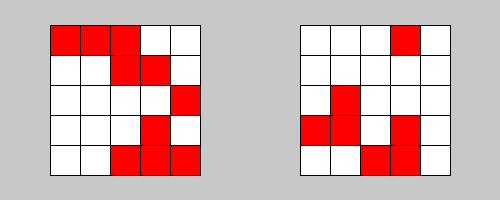
Frame 1 (no input)
Frame 60 (the mouse pressed at the canvas centre just before this capture): identical to frame 1, image omitted
Frame 120 (the mouse held since frame 60 and released just before this capture): identical to frame 1, image omitted

The Processing sketch that drew this single still picture (run headless with seeded random() and noise(); from frame 60 on, the mouse is pressed at the canvas centre):

// Processing sketch: SameTile2
// ── SameTile2.pde
float[] left_x = new float[25]; //左側の四角形x座標
float[] left_y = new float[25]; //左側の四角形y座標
int[] left_stat = new int[25]; //左側の四角形の色（0:白、1:赤）
float[] right_x = new float[25]; //右側の四角形x座標
float[] right_y = new float[25]; //右側の四角形y座標
int[] right_stat = new int[25]; //右側の四角形の色（0:白、1:赤）
boolean complete = false;

void setup() {
  size(500,200);
  for (int i=0; i<25; i++) {
    left_x[i] = 50+i%5*30;
    left_y[i] = 25+i/5*30;
    left_stat[i] = int(random(0,2));
    right_x[i] = 300+i%5*30;
    right_y[i] = 25+i/5*30;
    right_stat[i] = int(random(0,2));
  }
}

void draw() {
  background(200);
  for (int i=0; i<25; i++) {
    if (left_stat[i] == 0)
      fill(255);
    else
      fill(255,0,0);
    rect(left_x[i],left_y[i],30,30);
    if (right_stat[i] == 0)
      fill(255);
    else
      fill(255,0,0);
    rect(right_x[i],right_y[i],30,30);
  }
}

void mousePressed() {
  float x = mouseX;
  float y = mouseY;
  for (int i=0; i<25; i++) {
    if (x>right_x[i] && x<right_x[i]+30
      && y>right_y[i] && y<right_y[i]+30) {
      if (right_stat[i]==0)
        right_stat[i] = 1;
      else
        right_stat[i] = 0;
    }
  }
}
